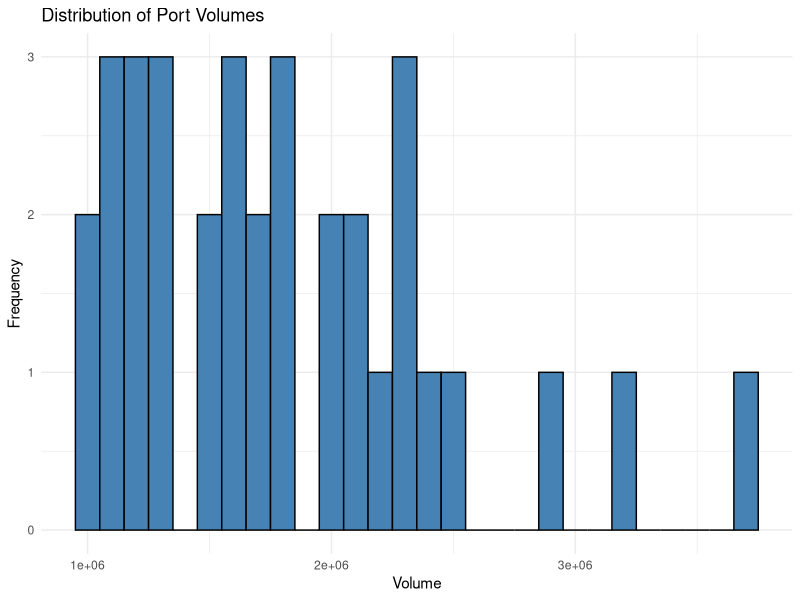

Recreate this plot in R.
library(here)

here()

library(dplyr)
library(ggplot2)
library(readr)
library(stringr)

# =============================================================
# 1. Cargar datos
# =============================================================
dataset_graphs <- read_csv(here("data","raw","comercio_puertos.csv"))
# =============================================================
# 2. Resolver destinos con formato de ruta desviada (ej. "US CRP>US PAU")
#    El destino real es lo que está DESPUÉS de la última flecha ">"
# =============================================================

# 2a. Eliminar filas donde el formato de flecha está roto (nada antes/después)
dataset_graphs <- dataset_graphs %>%
  filter(
    !str_detect(Vessel_Destination_On_Departure, ">\\s*$"),   # termina en flecha sin nada después
    !str_detect(Vessel_Destination_On_Departure, "^\\s*>")    # empieza con flecha sin nada antes
  )

# 2b. Extraer el destino real: todo lo que está después de la última ">"
dataset_graphs <- dataset_graphs %>%
  mutate(
    Vessel_Destination_On_Departure = if_else(
      str_detect(Vessel_Destination_On_Departure, ">"),
      str_trim(str_extract(Vessel_Destination_On_Departure, "[^>]+$")),
      Vessel_Destination_On_Departure
    )
  )

# =============================================================
# 3. Traducir las 2 excepciones de código LOCODE que sí importan
#    (el resto de códigos LOCODE se van a eliminar más abajo)
# =============================================================
locode_a_nombre <- c(
  "AE FJR" = "Fujairah",
  "US BPT" = "Houston Bayport"
)

dataset_graphs <- dataset_graphs %>%
  mutate(
    Vessel_Destination_On_Departure = recode(
      str_trim(Vessel_Destination_On_Departure),
      !!!locode_a_nombre,
      .default = str_trim(Vessel_Destination_On_Departure)
    )
  )

# =============================================================
# 4. Eliminar "For Orders" (destino desconocido al zarpar)
# =============================================================
dataset_graphs <- dataset_graphs %>%
  filter(
    !str_detect(str_to_lower(Berth_Name), "for orders"),
    !str_detect(str_to_lower(Vessel_Destination_On_Departure), "for orders")
  )

# =============================================================
# 5. Eliminar el resto de destinos que quedaron en formato LOCODE
#    (2 letras + espacio + 3 letras, ej. "US PAU")
# =============================================================
patron_locode <- "^[A-Z]{2}\\s[A-Z]{3}$"

dataset_graphs <- dataset_graphs %>%
  filter(!str_detect(str_trim(Vessel_Destination_On_Departure), patron_locode))

# =============================================================
# 6. Normalizar nombres de puerto (quitar sufijos de muelle, paréntesis, etc.)
# =============================================================
normalizar_puerto <- function(nombre) {
  nombre %>%
    str_to_lower() %>%
    str_replace_all("_", " ") %>%
    str_remove_all("\\([^)]*\\)") %>%
    str_remove("\\s+\\d+(-\\d+)?\\s*$") %>%
    str_remove("\\s+[a-z]\\s*$") %>%
    str_squish() %>%
    str_to_title()
}

correcciones_manuales <- c(
  "Cpc Ceyhan" = "Ceyhan",
  "Novorossiysk Urals" = "Novorossiysk",
  "Forcados Oil Terminal" = "Forcados",
  "Salina" = "La Salina",
  "Houston Enterprise" = "Houston",
  "Acu Superport" = "Acu",
  "Primorsk Crude" = "Primorsk",
  "Chiriqui Grande Terminal" = "Chiriqui Grande",
  "Basra Oil Terminal Spm" = "Basra",
  "Vadinar Terminal" = "Vadinar",
  "Djeno Offshore Terminal" = "Djeno",
  "Kozmino" = "Kozmino Rus"
)

dataset_graphs <- dataset_graphs %>%
  mutate(
    Berth_Name_clean = normalizar_puerto(Berth_Name),
    Vessel_Destination_clean = normalizar_puerto(Vessel_Destination_On_Departure),
    Berth_Name_clean = recode(Berth_Name_clean, !!!correcciones_manuales),
    Vessel_Destination_clean = recode(Vessel_Destination_clean, !!!correcciones_manuales)
  )

# =============================================================
# 7. Eliminar self-loops (origen y destino son el mismo puerto)
# =============================================================
dataset_graphs <- dataset_graphs %>%
  filter(Berth_Name_clean != Vessel_Destination_clean)

# =============================================================
# 8. Selección de puertos por volumen (Pareto al 50%)
# =============================================================
ports <- dataset_graphs %>%
  group_by(Berth_Name_clean) %>%
  summarise(
    n_viajes = n(),
    vol_total = sum(Estimated_Quantity, na.rm = TRUE)
  ) %>%
  arrange(desc(vol_total))

# Distribución de volúmenes (visual)
ggplot(ports, aes(x = vol_total)) +
  geom_histogram(binwidth = 100000, fill = "steelblue", color = "black") +
  labs(title = "Distribution of Port Volumes", x = "Volume", y = "Frequency") +
  theme_minimal()

# Pareto
ports <- ports %>%
  mutate(
    pct_vol = vol_total / sum(vol_total),
    pct_acum = cumsum(pct_vol)
  )

n_top <- sum(ports$pct_acum <= 0.50)
n_top

top_ports <- ports %>%
  arrange(desc(vol_total)) %>%
  slice_head(n = n_top)

# =============================================================
# 9. Dataset final: solo viajes entre los puertos top (por volumen)
# =============================================================
df_gr <- inner_join(dataset_graphs, top_ports, by = "Berth_Name_clean")
write.csv(df_gr, "df_grafo.csv", row.names = FALSE)
